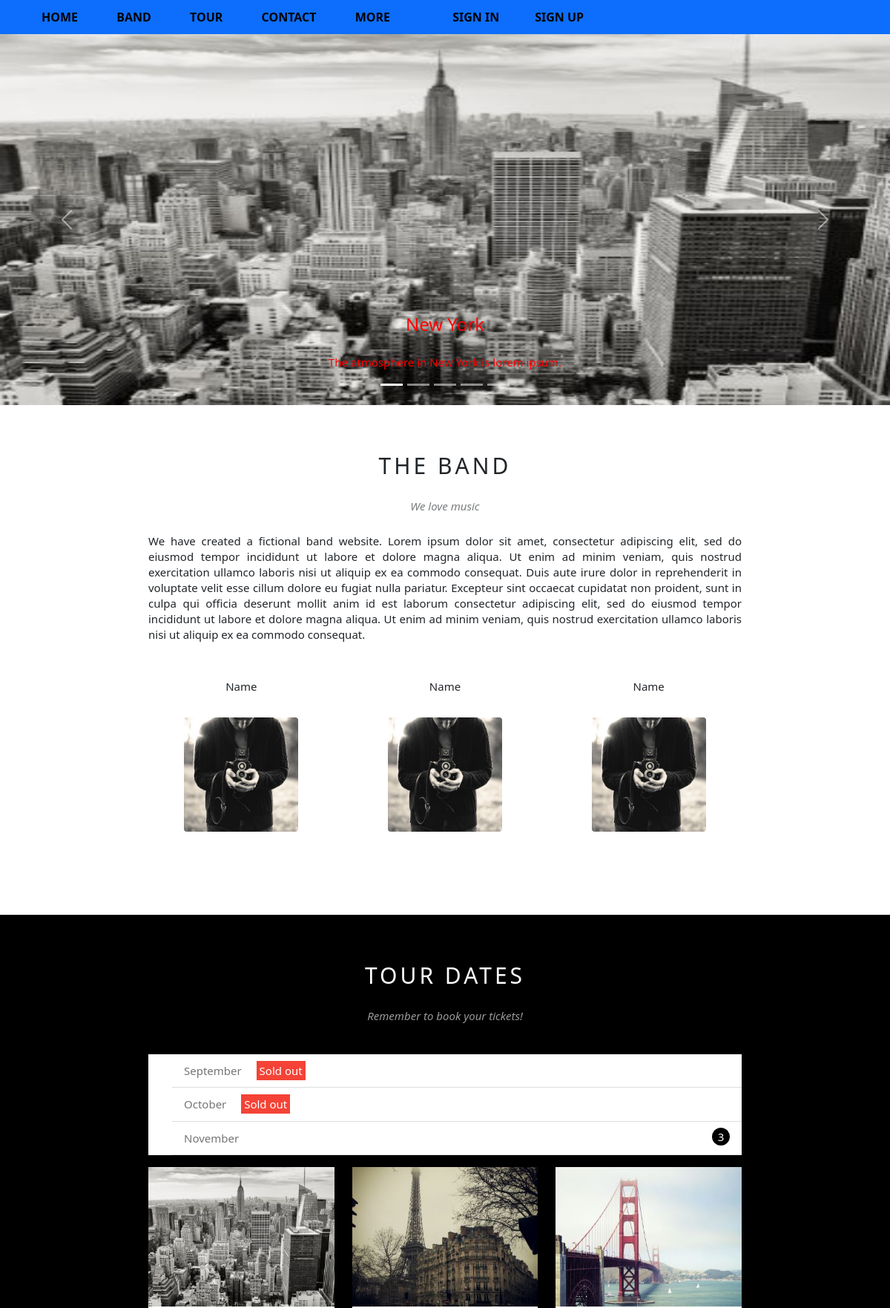
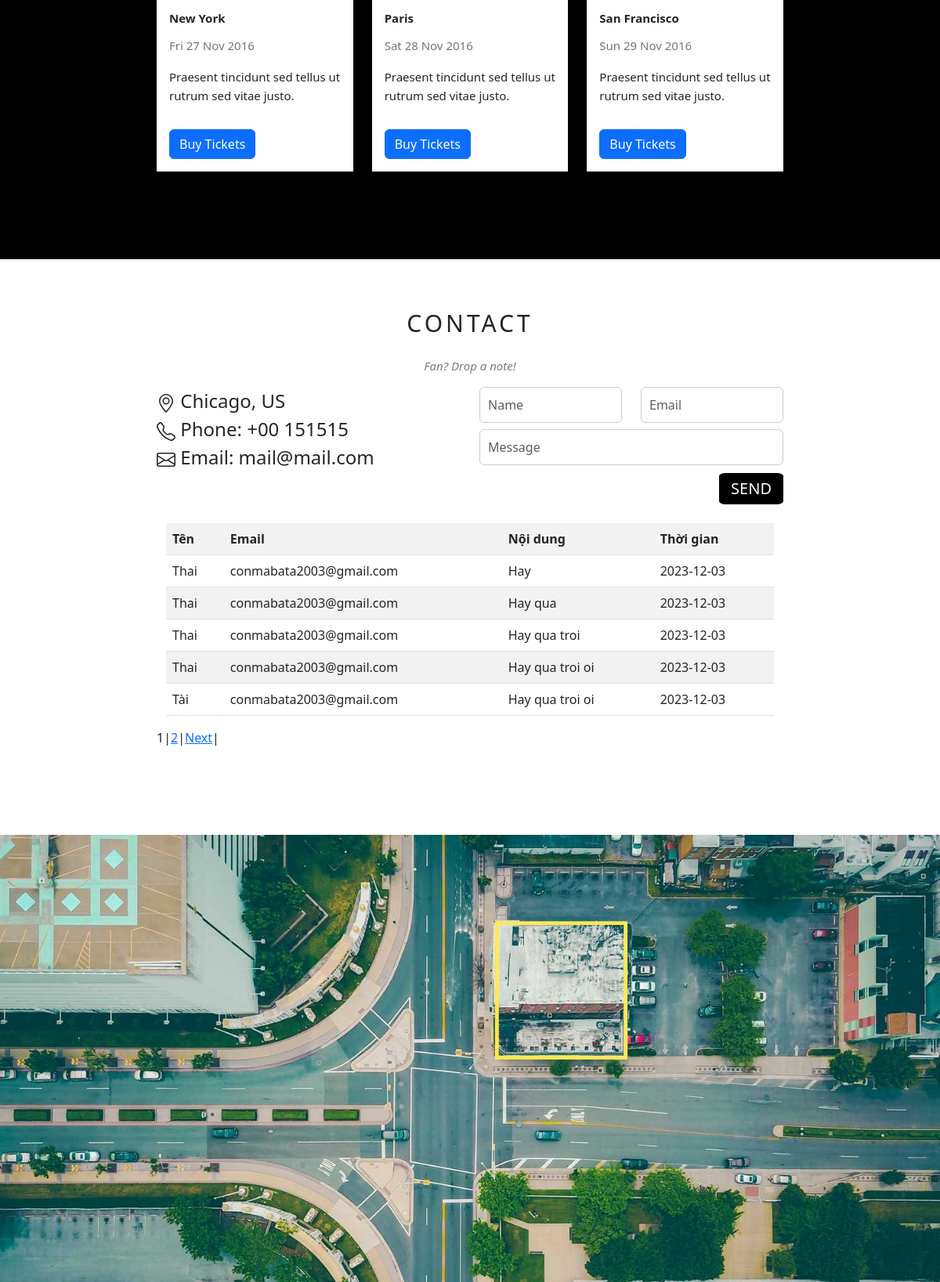
The page / (upper part) on the database its author committed (2 pictures, top to bottom).
### tables this page shows
CREATE TABLE `tbl_comment` (
  `message_id` int(11) NOT NULL,
  `user_id` int(11) NOT NULL,
  `user_name` varchar(50) NOT NULL,
  `email` varchar(500) NOT NULL,
  `content` text NOT NULL,
  `post_date` date NOT NULL
);

### index.php (the view, shortened to what this page needs)
<?php
    require("config.php");
?>
<!DOCTYPE html>
<html lang="en">
<head>
    <link rel="stylesheet" href="css/style_index.css">
    <link rel="stylesheet" href="css/bootstrap.min.css">
    <link rel="stylesheet" href="js/bootstrap.bundle.min.js">
</head>
<body>
    <div id="main">
        <div id="header" style="background-color: #0D6EFD;">
            <ul id="nav">
                <li><a style="color: #000; font-weight: bold;" href="#">Home</a></li>
                <li><a style="color: #000; font-weight: bold;" href="#band">Band</a></li>
                <li><a style="color: #000; font-weight: bold;" href="#tour">Tour</a></li>
                <li><a style="color: #000; font-weight: bold;" href="#contact">Contact</a></li>
                <li>
                    <a style="color: #000; font-weight: bold;" href="">
                        More
                    </a>
                </li>
                <li>
                    <?php
                        if (!$_SESSION["user"]) {
                            echo'<ul id="singin_singout">';
                                echo'<li class="Sing_in" ><a style="color: #000; font-weight: bold;" href="login.php">Sign in</a></li>';
                                echo'<li class="Sing_out" ><a style="color: #000; font-weight: bold;" href="register.php">Sign up</a></li>';
                            echo'</ul>';
                        } elseif ($role !=0) {
                            echo'<form action="index.php" method="post">';
                                echo "Xin chào thành viên " . $_SESSION["user"];
                                echo'<input style="margin-top: -4px" class="btn btn-danger" type="submit" name="logout" value="Đăng xuất" id="">';
                            echo'</form>';
                        }
                    ?>
                </li>
            </ul>
        </div>
        <div id="slider">
            <div id="carouselExampleIndicators" class="carousel slide">
                            <div class="carousel-indicators">
                              <button type="button" data-bs-target="#carouselExampleIndicators" data-bs-slide-to="0" class="active" aria-current="true" aria-label="Slide 1"></button>
                              <button type="button" data-bs-target="#carouselExampleIndicators" data-bs-slide-to="1" aria-label="Slide 2"></button>
                              <button type="button" data-bs-target="#carouselExampleIndicators" data-bs-slide-to="2" aria-label="Slide 3"></button>
                              <button type="button" data-bs-target="#carouselExampleIndicators" data-bs-slide-to="3" aria-label="Slide 3"></button>
                              <button type="button" data-bs-target="#carouselExampleIndicators" data-bs-slide-to="4" aria-label="Slide 3"></button>
                            </div>
                            <div class="carousel-inner" style="padding: 0px;">
                              <div class="carousel-item active">
                                <img style="height: 500px;" src="img/places/place1.jpg" class="d-block w-100" alt="...">
                              </div>
                            </div>
                            <button class="carousel-control-prev" type="button" data-bs-target="#carouselExampleIndicators" data-bs-slide="prev">
                              <span class="carousel-control-prev-icon" aria-hidden="true"></span>
                            </button>
                            <button class="carousel-control-next" type="button" data-bs-target="#carouselExampleIndicators" data-bs-slide="next">
                              <span class="carousel-control-next-icon" aria-hidden="true"></span>
                            </button>
                          </div>
            <div class="text-content">
                <h2 style="color: red;" class="text-heading">New York</h2>
                <div style="color: red;" class="text-description">The atmosphere in New York is lorem ipsum.</div>
            </div>
        </div>
        <div id="content">
            <div id="band" class="content-section">
                <h2 class="section-heading">THE BAND</h2>
                <p class="section-sub-heading">We love music</p>
                <p class="about-text">
                    We have created a fictional band website. Lorem ipsum dolor sit amet, consectetur adipiscing elit, sed do eiusmod tempor incididunt ut labore et dolore magna aliqua. Ut enim ad minim veniam, quis nostrud exercitation ullamco laboris nisi ut aliquip ex ea commodo consequat. Duis aute irure dolor in reprehenderit in voluptate velit esse cillum dolore eu fugiat nulla pariatur. Excepteur sint occaecat cupidatat non proident, sunt in culpa qui officia deserunt mollit anim id est laborum consectetur adipiscing elit, sed do eiusmod tempor incididunt ut labore et dolore magna aliqua. Ut enim ad minim veniam, quis nostrud exercitation ullamco laboris nisi ut aliquip ex ea commodo consequat.
                </p>
                <div class="row members-list">
                    <div class="col col-third text-center">
                        <p class="member-name">Name</p>
                        <img src="img/band/member1.jpg" alt="Name" class="member-img">
                    </div>
                    <div class="col col-third text-center">
                        <p class="member-name">Name</p>
                        <img src="img/band/member1.jpg" alt="Name" class="member-img">
                    </div>
                    <div class="col col-third text-center">
                        <p class="member-name">Name</p>
                        <img src="img/band/member1.jpg" alt="Name" class="member-img">
                    </div>
                </div>
            </div>
            <div id="tour" class="tour-section">
                <div class="content-section">
                    <h2 class="section-heading text-while">TOUR DATES</h2>
                    <p class="section-sub-heading text-while">Remember to book your tickets!</p>
                    <ul class="tickets-list">
                        <li>September <span class="sold-out">Sold out</span></li>
                        <li>October <span class="sold-out">Sold out</span></li>
                        <li>November <span class="quantity">3</span></li>
                    </ul>
                    <div class="row places-list">
                        <div class="col col-third">
                            <img src="img/places/place1.jpg" alt="New York" class="place-img">
                            <div class="place-body">
                                <h3 class="place-heading">New York</h3>
                                <p class="place-time">Fri 27 Nov 2016</p>
                                <p class="place-desc">Praesent tincidunt sed tellus ut rutrum sed vitae justo.</p>
                                <a class="btn btn-primary" href="buy_ticket.php">Buy Tickets</a>
                            </div>
                        </div>
                        <div class="col col-third">
                            <img src="img/places/place2.jpg" alt="New York" class="place-img">
                            <div class="place-body">
                                <h3 class="place-heading">Paris</h3>
                                <p class="place-time">Sat 28 Nov 2016</p>
                                <p class="place-desc">Praesent tincidunt sed tellus ut rutrum sed vitae justo.</p>
                                <a class="btn btn-primary" href="buy_ticket.php">Buy Tickets</a>
                            </div>
                        </div>
                        <div class="col col-third">
                            <img src="img/places/place3.jpg" alt="New York" class="place-img">
                            <div class="place-body">
                                <h3 class="place-heading">San Francisco</h3>
                                <p class="place-time">Sun 29 Nov 2016</p>
                                <p class="place-desc">Praesent tincidunt sed tellus ut rutrum sed vitae justo.</p>
                                <a class="btn btn-primary" href="buy_ticket.php">Buy Tickets</a>
                            </div>
                        </div>
                    </div>
                </div>
            </div>
             <div id="contact" class="content-section">
                <h2 class="section-heading">CONTACT</h2>
                <p class="section-sub-heading">Fan? Drop a note!</p>
                <div class="row contact-content">
                    <div class="col col-half contact-info">
                        <div class="row" id="information">
                                    <div class="location">
                                        Chicago, US
                                    </div>
                                    <div class="location">
                                        Phone: +00 151515
                                    </div>
                                    <div class="location">
                                        Email: mail@mail.com
                                    </div>
                                </div>
                        </div>
                    <div class="col col-half contact-form">
                        <form action="index.php" method="post" enctype="multipart/form-data">
                            <div class="row">
                                <div class="col col-half">
                                    <input type="text" name="txt_user_name" placeholder="Name" required id="" class="form-control">
                                </div>
                                <div class="col col-half">
                                    <input type="email" name="txt_email" placeholder="Email" required id="" class="form-control">
                                </div>
                            </div>
                            <div class="row mt-8">
                                <div class="col col-full">
                                    <input type="text" name="txt_content" placeholder="Message" required id="" class="form-control">
                                </div>
                            </div>
                            <input id="send_button" name="send_message" type="submit" value="SEND">
                        </form>
                    </div>
                </div>
                <div class="container">
                    <br>
                    <?php
                    $result = mysqli_query($conn, 'select count(message_id) as total from tbl_comment');
                    $row = mysqli_fetch_assoc($result);
                    $total_records = $row['total'];
                    $current_page = isset($_GET['page']) ? $_GET['page'] : 1;
                    $limit = 5;
                    $total_page = ceil($total_records / $limit);
                    $start = ($current_page - 1) * $limit;
                    ?>
                    <div class="row">
                        <div class="col-12">
                            <table class="table table-striped">
                                <tr>
                                    <th>Tên</th>
                                    <th>Email</th>
                                    <th>Nội dung</th>
                                    <th>Thời gian</th>
                                </tr>
                                <form action="tbl_comment.php" method="post">
                                    <?php
                                    $sql = "select * from tbl_comment LIMIT " . $start . "," . $limit;
                                    $result = mysqli_query($conn, $sql);
                                    if (mysqli_num_rows($result) > 0) {
                                        while ($row = mysqli_fetch_assoc($result)) {
                                            echo "<tr>";
                                            echo "<td>" . $row["user_name"] . "</td>";
                                            echo "<td>" . $row["email"] . "</td>";
                                            echo "<td>" . $row["content"] . "</td>";
                                            echo "<td>" . $row["post_date"] . "</td>";
                                            echo "</tr>";
                                        }
                                    } else {
                                        echo "Empty data";
                                    }
                                    ?>
                                </form>
                            </table>
                        </div>
                        <div class="pagination">
                            <?php
                            for ($i = 1; $i <= $total_page; $i++) {
                                if ($i == $current_page) {
                                    echo '<span>' . $i . '</span> | ';
                                } else {
                                    echo '<a href="index.php?page=' . $i . '">' . $i . '</a> | ';
                                }
                            }
                            if ($current_page < $total_page && $total_page > 1) {
                                echo '<a href="index.php?page=' . ($current_page + 1) . '">Next</a> | ';
                            }
                            ?>
                        </div>
                    </div>
                </div>
            </div>
            <div class="map-section">
                <img src="img/map/map.jpg" alt="">
            </div>
        </div>
    </div>
</body>
</html>

### rows shown on the page
tbl_comment: user_name "Thai", email "conmabata2003@gmail.com", content "Hay", post_date "2023-12-03"
tbl_comment: user_name "Thai", email "conmabata2003@gmail.com", content "Hay qua", post_date "2023-12-03"
tbl_comment: user_name "Thai", email "conmabata2003@gmail.com", content "Hay qua troi", post_date "2023-12-03"
tbl_comment: user_name "Thai", email "conmabata2003@gmail.com", content "Hay qua troi oi", post_date "2023-12-03"
tbl_comment: user_name "Tài", email "conmabata2003@gmail.com", content "Hay qua troi oi", post_date "2023-12-03"
